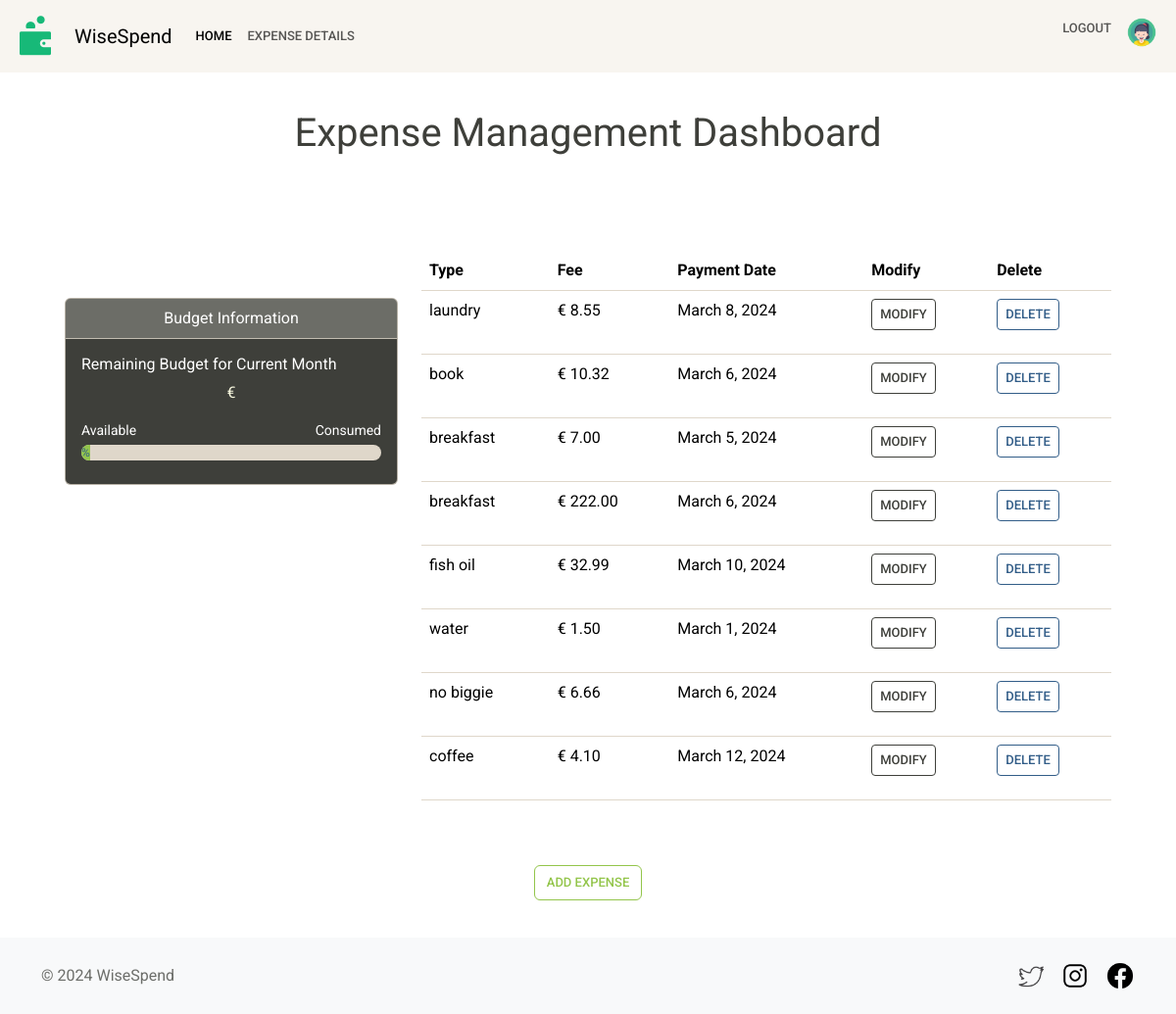
The page /wisespend/details/ (signed in) on the database as committed earlier.
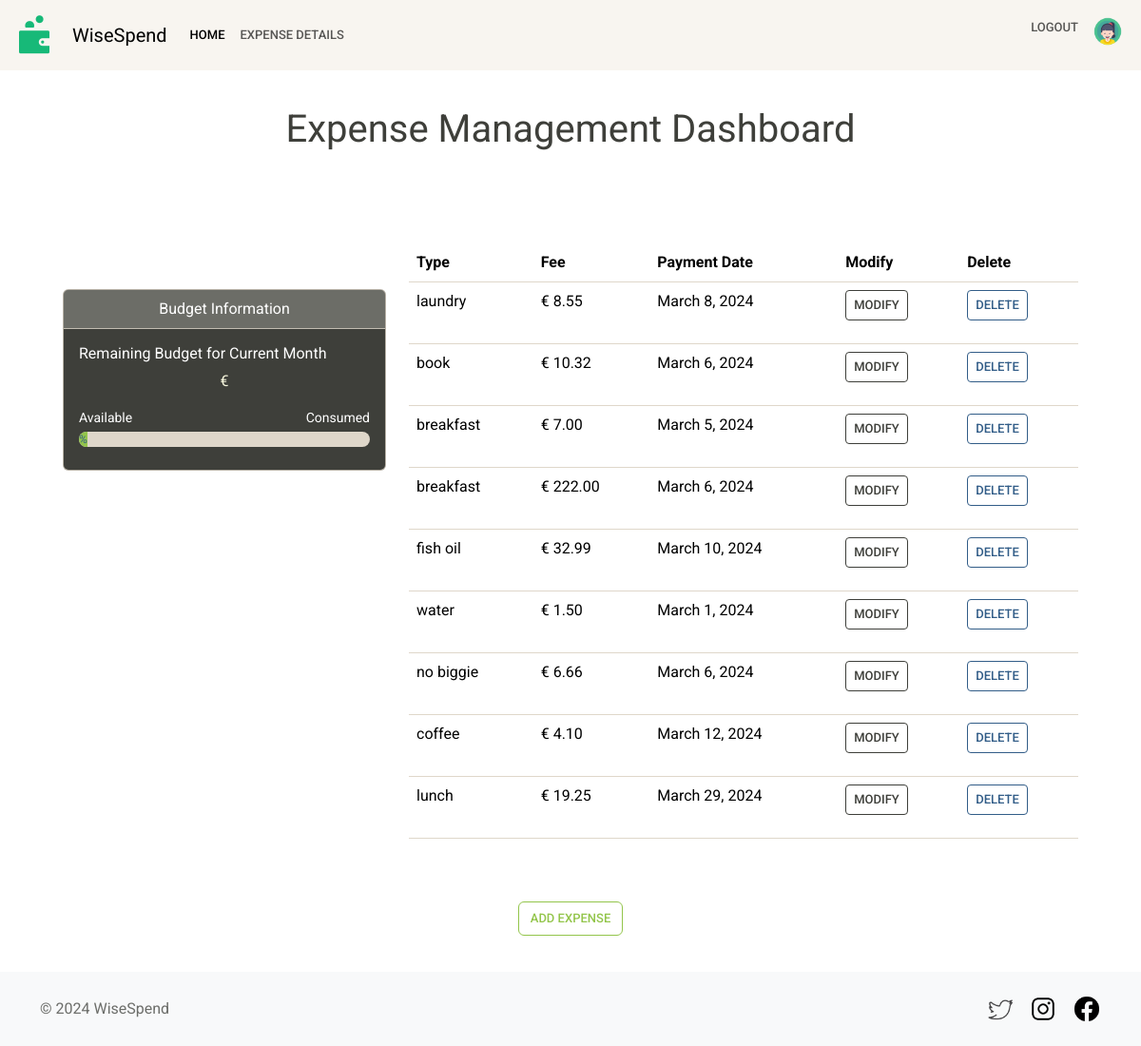
The same page on the database as committed later.
### myexpense/models.py (models this page shows, shortened)
class Expense(models.Model):
    user = models.ForeignKey(User, on_delete=models.CASCADE)
    type = models.CharField(max_length=100)
    fee = models.DecimalField(max_digits=10, decimal_places=2)
    payment_date = models.DateField()

### myexpense/views.py (the view)
# urls.py: path('details/', views.expense_list, name='expense_list'),
@login_required()
def expense_list(request):
    expenses = Expense.objects.filter(user=request.user)
    return render(request, 'myexpense/expenses.html', {'expenses': expenses})

### myexpense/templates/myexpense/expenses.html (shortened to what this page needs)
{% extends 'myexpense/base2.html' %}
{% block content %}
<div class="container pt-4 pt-xl-5" style="margin-bottom: 100px">
    <div>
        <h1 class="mt-3 mb-5 d-flex justify-content-center">Expense Management Dashboard</h1>
        <div class="container pt-4 pt-xl-5" style="margin-bottom: 100px">
    <div class="row">
        <div class="col-md-4 mb-3 mt-5">
            <div class="card text-white bg-dark mb-3">
                <div class="card-header text-center">Budget Information</div>
                <div class="card-body">
                    <h6 class="card-title">Remaining Budget for Current Month</h6>
                    <p class="card-text text-center " style="color: beige">€ {{ user.budget.get_remaining_budget }}</p>
                    <div class="d-flex justify-content-between mb-1">
                        <small>Available</small>
                        <small>Consumed</small>
                    </div>
                    <div class="progress mb-2">
                        <div class="progress-bar bg-success" role="progressbar"
                             style="width: {{user.budget.get_remaining_budget_percentage}}%;"
                             aria-valuenow="{{user.budget.get_remaining_budget_percentage}}" aria-valuemin="0"
                             aria-valuemax="100">{{user.budget.get_remaining_budget_percentage}}%
                        </div>
                    </div>
                </div>
            </div>
        </div>
        <div class="col-md-8">
            <div style="padding-bottom: 50px;">
                <table class="table" style="border-collapse: collapse;line-height: 1.5;padding: 0.2em">
                    <thead class="thead-light">
                <tr>
                    <th>Type</th>
                    <th>Fee</th>
                    <th>Payment Date</th>
                    <th>Modify</th>
                    <th>Delete</th>
                </tr>
                </thead>
                <tbody>
                {% for expense in expenses %}
                <tr>
                    <td>{{ expense.type }}</td>
                    <td>€ {{ expense.fee }}</td>
                    <td>{{ expense.payment_date }}</td>
                    <td>
                        <form method="get" action="{% url 'myexpense:modify_expense' expense.id %}">
                            <button type="submit" class="btn btn-outline-dark btn-sm">Modify</button>
                        </form>
                    </td>
                    <td>
                        <form method="get" action="{% url 'myexpense:delete_expense' expense.id %}">
                            <button type="submit" class="btn btn-outline-primary btn-sm">Delete</button>
                        </form>
                    </td>
                </tr>
                {% endfor %}
                </tbody>
                </table>
            </div>
        </div>
    </div>
             <div class="d-flex justify-content-center">
            <form method="get" action="{% url 'myexpense:add_expense' %}">
                <button type="submit" class="btn btn-outline-success btn-md">Add Expense</button>
            </form>
        </div>
    </div>
</div>
</div>
{% endblock %}

### myexpense/templates/myexpense/base2.html (shortened to what this page needs)
{% load static %}
<html>
<head>
    <link href="https://bootswatch.com/5/sandstone/bootstrap.min.css" rel="stylesheet" type="text/css">
</head>
<body>
<main>
    <nav class="navbar navbar-expand-lg navbar-light bg-light fixed-top">
        <div class="container-fluid">
            <a class="navbar-brand" href="/expense/">
                <img src="{% static 'myexpense/images/logo.png' %}" alt="Wise Spend">
            </a>
            <a class="navbar-brand" href="/expense/">WiseSpend</a>
            <div class="collapse navbar-collapse" id="navbarSupportedContent">
                <ul class="navbar-nav me-auto mb-2 mb-lg-0">
                    <li class="nav-item">
                        <a class="nav-link active" aria-current="page"
                           href="{% url 'myexpense:landing_page' %}">Home</a>
                    </li>
                    <li class="nav-item">
                        <a class="nav-link" href="{% url 'myexpense:expense_list' %}">Expense Details</a>
                    </li>
                </ul>
                <ul class="navbar-nav ml-auto">
                    {% if user.is_authenticated %}
                    <li class="nav-item">
                        <form method="post" action="{% url 'users:logout' %}">
                            <button type="submit" class="nav-link">Logout</button>
                        </form>
                    </li>
                    <li class="nav-item">
                        <a class="nav-link" href="{% url 'users:profile' %}">
                            <img src="{% static 'myexpense/images/user.png' %}" alt="Profile" style="height:30px;">
                        </a>
                    </li>
                    {% endif %}
                </ul>
            </div>
        </div>
    </nav>
    <div class="container mt-5">
        {% block content %}
        {% endblock %}
    </div>
</main>
<footer class="footer mt-auto bg-body-tertiary" style="position: fixed; bottom: 0; width: 100%;">
    <div class="container">
        <footer class="d-flex flex-wrap justify-content-between align-items-center my-4">
            <div class="col-md-4 d-flex align-items-center">
                <span class="mb-3 mb-md-0 text-body-secondary">&copy; 2024 WiseSpend</span>
            </div>
            <ul class="nav col-md-4 justify-content-end list-unstyled d-flex">
                <li class="ms-3"><a class="text-body-secondary" href="https://twitter.com/">
                    <img src="{% static 'myexpense/images/twitter.png' %}" alt="twitter" style="height: 30px">
                </a></li>
                <li class="ms-3"><a class="text-body-secondary" href="https://www.instagram.com/">
                    <img src="{% static 'myexpense/images/ins.png' %}" alt="instagram" style="height: 30px">
                </a></li>
                <li class="ms-3"><a class="text-body-secondary" href="https://www.facebook.com/">
                     <img src="{% static 'myexpense/images/facebook.png' %}" alt="facebook" style="height: 30px">
                </a></li>
            </ul>
        </footer>
    </div>
</footer>
</body>
</html>

Rows that differ between the two databases and show on the page:
added Expense: type "lunch", fee "19.25", payment_date "March 29, 2024"
